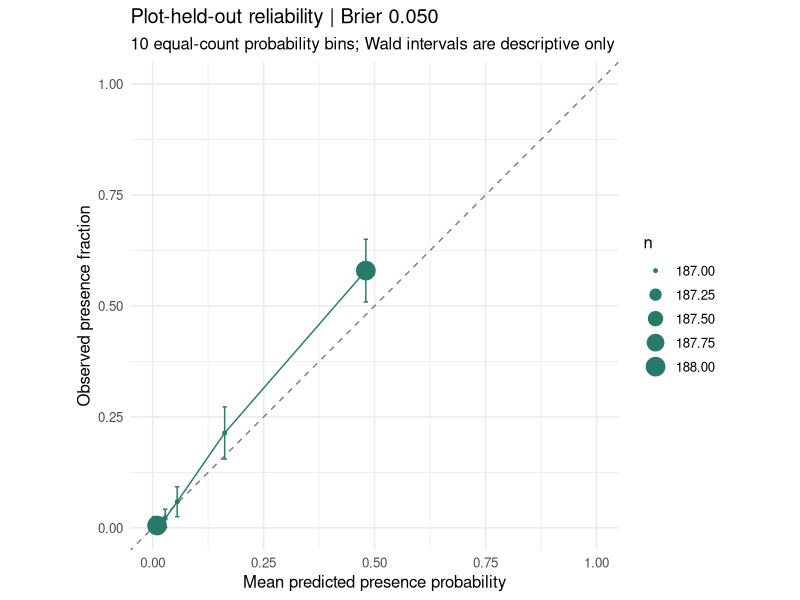
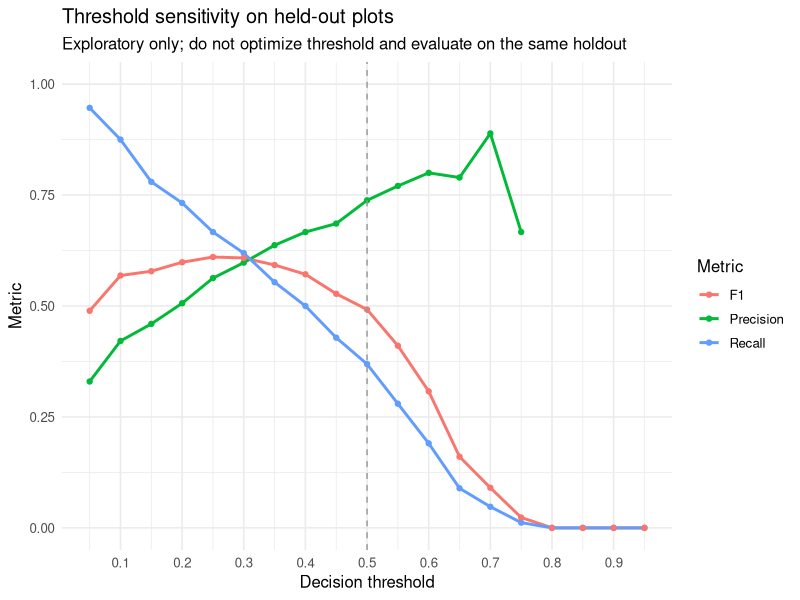

R code for these plots, in order:
# Calibration and threshold sensitivity on fixed plot-grouped holdout predictions.
# Diagnostic analysis only: threshold selection on this same holdout is
# exploratory and must NOT be reported as independently validated performance.
suppressPackageStartupMessages(library(ggplot2))
d <- read.csv("results/plot_holdout_predictions.csv")
stopifnot(all(c("observed","predicted_probability","plot") %in% names(d)),
          all(d$observed %in% c(0,1)),
          all(is.finite(d$predicted_probability)),
          all(d$predicted_probability >= 0 & d$predicted_probability <= 1))
dir.create("results/figures",recursive=TRUE,showWarnings=FALSE)
y <- d$observed; p <- d$predicted_probability
brier <- mean((p-y)^2)
prevalence <- mean(y)
# Equal-count bins; repeated probabilities can share a bin boundary but
# quantile-rank bins remain deterministic and avoid empty equal-width bins.
ord <- order(p,seq_along(p))
bin <- integer(length(p))
bin[ord] <- pmin(10L,ceiling(seq_along(p)*10/length(p)))
cal <- aggregate(cbind(predicted=p,observed=y)~bin,FUN=mean)
cal$n <- as.integer(table(factor(bin,levels=1:10)))
cal$observed_se <- sqrt(cal$observed*(1-cal$observed)/cal$n)
cal$observed_lo <- pmax(0,cal$observed-1.96*cal$observed_se)
cal$observed_hi <- pmin(1,cal$observed+1.96*cal$observed_se)
write.csv(cal,"results/plot_holdout_calibration_bins.csv",row.names=FALSE)
cal_metrics <- data.frame(n=length(y),prevalence=prevalence,brier_score=brier,
  baseline_brier_score=prevalence*(1-prevalence),
  mean_predicted_probability=mean(p))
write.csv(cal_metrics,"results/plot_holdout_calibration_summary.csv",row.names=FALSE)
g <- ggplot(cal,aes(x=predicted,y=observed))+
  geom_abline(intercept=0,slope=1,linetype=2,color="grey50")+
  geom_errorbar(aes(ymin=observed_lo,ymax=observed_hi),width=.01,color="#287a69")+
  geom_point(aes(size=n),color="#287a69")+
  geom_line(color="#287a69")+
  coord_equal(xlim=c(0,1),ylim=c(0,1))+
  labs(title=sprintf("Plot-held-out reliability | Brier %.3f",brier),
       subtitle="10 equal-count probability bins; Wald intervals are descriptive only",
       x="Mean predicted presence probability",y="Observed presence fraction")+
  theme_minimal(base_size=12)
ggsave("results/figures/12_plot_holdout_calibration.png",g,width=7,height=6,dpi=160)
thresholds <- seq(0.05,0.95,by=.05)
safe <- function(a,b) if(b>0) a/b else NA_real_
tab <- do.call(rbind,lapply(thresholds,function(t){
  z <- p>=t
  tp <- sum(z & y==1);fp <- sum(z & y==0)
  fn <- sum(!z & y==1);tn <- sum(!z & y==0)
  precision <- safe(tp,tp+fp);recall <- safe(tp,tp+fn)
  data.frame(threshold=t,precision=precision,recall=recall,
    specificity=safe(tn,tn+fp),f1=safe(2*tp,2*tp+fp+fn),
    predicted_positive=sum(z),tp=tp,fp=fp,tn=tn,fn=fn)
}))
write.csv(tab,"results/plot_holdout_threshold_sensitivity.csv",row.names=FALSE)
long <- rbind(data.frame(threshold=tab$threshold,metric="Precision",value=tab$precision),
 data.frame(threshold=tab$threshold,metric="Recall",value=tab$recall),
 data.frame(threshold=tab$threshold,metric="F1",value=tab$f1))
g2 <- ggplot(long,aes(threshold,value,color=metric))+
  geom_line(linewidth=1)+geom_point(size=1.5)+
  geom_vline(xintercept=.5,linetype=2,color="grey60")+
  scale_x_continuous(breaks=seq(.1,.9,.1))+
  coord_cartesian(ylim=c(0,1))+
  labs(title="Threshold sensitivity on held-out plots",
       subtitle="Exploratory only; do not optimize threshold and evaluate on the same holdout",
       x="Decision threshold",y="Metric",color="Metric")+
  theme_minimal(base_size=12)
ggsave("results/figures/13_plot_holdout_thresholds.png",g2,width=9,height=5,dpi=160)
print(cal_metrics)
print(tab[which.min(abs(tab$threshold-.5)),])
